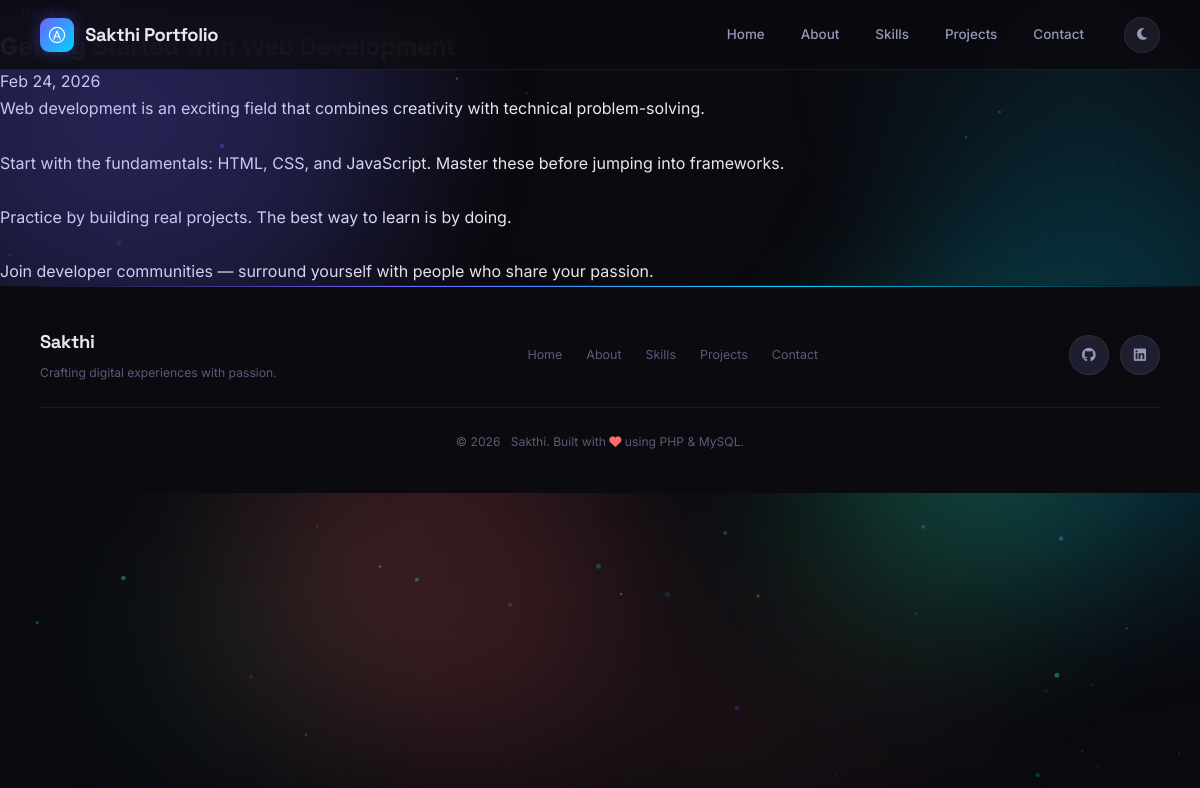
The page /note.php?id=1 on the database its author committed.
### tables this page shows
CREATE TABLE IF NOT EXISTS notes (
    id INT AUTO_INCREMENT PRIMARY KEY,
    title VARCHAR(200) NOT NULL,
    excerpt TEXT,
    content TEXT NOT NULL,
    published TINYINT(1) DEFAULT 0,
    created_at TIMESTAMP DEFAULT CURRENT_TIMESTAMP,
    updated_at TIMESTAMP DEFAULT CURRENT_TIMESTAMP ON UPDATE CURRENT_TIMESTAMP
);

CREATE TABLE IF NOT EXISTS profile (
    id INT PRIMARY KEY DEFAULT 1,
    name VARCHAR(100) NOT NULL DEFAULT 'Developer',
    headline VARCHAR(255) NOT NULL DEFAULT 'Full-Stack Developer',
    bio TEXT,
    email VARCHAR(100) NOT NULL DEFAULT 'hello@example.com',
    avatar VARCHAR(255) DEFAULT NULL,
    resume VARCHAR(255) DEFAULT NULL,
    github VARCHAR(255) DEFAULT NULL,
    linkedin VARCHAR(255) DEFAULT NULL,
    twitter VARCHAR(255) DEFAULT NULL,
    updated_at TIMESTAMP DEFAULT CURRENT_TIMESTAMP ON UPDATE CURRENT_TIMESTAMP
);

CREATE TABLE IF NOT EXISTS `social_links` (
    `id`            INT AUTO_INCREMENT PRIMARY KEY,
    `platform`      VARCHAR(50)  NOT NULL,
    `url`           VARCHAR(500) NOT NULL,
    `icon_class`    VARCHAR(100) DEFAULT 'fa-solid fa-link',
    `display_order` INT DEFAULT 0,
    `created_at`    TIMESTAMP DEFAULT CURRENT_TIMESTAMP
);

### includes/db.php (called while the page is built, shortened)
<?php
class Database {
    private static $instance = null;
    private $connection;
    private function __construct() {
        try {
            $this->connection = new mysqli(DB_HOST, DB_USER, DB_PASS, DB_NAME);
            $this->connection->set_charset('utf8mb4');
        } catch (mysqli_sql_exception $e) {
            error_log("Database connection failed: " . $e->getMessage());
            if (defined('DB_HOST') && DB_HOST === 'localhost') {
                die('<div style="font-family:sans-serif;padding:2rem;background:#1a1a24;color:#ff4444;border:1px solid #ff4444;border-radius:12px;margin:2rem;max-width:600px;">
                    <h2>⚠️ Database Connection Failed</h2>
                    <p>' . htmlspecialchars($e->getMessage()) . '</p>
                    <p style="color:#a0a0b0;margin-top:1rem;">Run <a href="' . BASE_URL . '/setup.php" style="color:#6c5ce7;">setup.php</a> to create the database.</p>
                </div>');
            } else {
                die("Database connection error. Please try again later.");
            }
        }
    }
    public static function getInstance() {
        if (self::$instance === null) {
            self::$instance = new self();
        }
        return self::$instance;
    }
    public function query($sql, $params = [], $types = '') {
        try {
            $stmt = $this->connection->prepare($sql);
            if (!empty($params)) {
                $stmt->bind_param($types, ...$params);
            }
            $stmt->execute();
            return $stmt;
        } catch (mysqli_sql_exception $e) {
            error_log("Query failed: " . $e->getMessage() . " | SQL: " . $sql);
            return false;
        }
    }
    public function getRow($sql, $params = [], $types = '') {
        $stmt = $this->query($sql, $params, $types);
        if ($stmt) {
            $result = $stmt->get_result();
            return $result->fetch_assoc();
        }
        return null;
    }
    public function getRows($sql, $params = [], $types = '') {
        $stmt = $this->query($sql, $params, $types);
        if ($stmt) {
            $result = $stmt->get_result();
            return $result->fetch_all(MYSQLI_ASSOC);
        }
        return [];
    }
}

### includes/functions.php (called while the page is built, shortened)
<?php
function escape($string)
{
    return htmlspecialchars($string ?? '', ENT_QUOTES | ENT_SUBSTITUTE, 'UTF-8');
}
function formatDate($date)
{
    return date('M j, Y', strtotime($date));
}
function sanitizeUrl($url)
{
    $url = trim($url ?? '');
    return filter_var($url, FILTER_SANITIZE_URL) ?: '';
}
function getProfile()
{
    $db = Database::getInstance();
    $profile = $db->getRow("SELECT * FROM profile WHERE id = 1");
    return $profile ?: [
        'name' => 'Developer',
        'headline' => 'Full-Stack Developer',
        'bio' => 'Building digital experiences.',
        'email' => 'hello@example.com',
        'avatar' => null,
        'resume' => null,
        'github' => null,
        'linkedin' => null,
        'twitter' => null,
    ];
}
function getSocialLinks()
{
    $db = Database::getInstance();
    return $db->getRows("SELECT * FROM social_links ORDER BY display_order ASC, id ASC") ?: [];
}
function getPublishedNote($id)
{
    $db = Database::getInstance();
    return $db->getRow("SELECT * FROM notes WHERE id = ? AND published = 1", [(int) $id], 'i');
}

### note.php (the view, shortened to what this page needs)
<?php
require_once 'includes/db.php';
require_once 'includes/functions.php';
$id = isset($_GET['id']) ? (int)$_GET['id'] : 0;
$note = getPublishedNote($id);
require_once 'includes/header.php';
?>
<article class="note-detail bento-grid">
    <div class="note-header bento-card">
        <a href="<?php echo BASE_URL; ?>/#garden" class="back-link">← Back to Garden</a>
        <h1><?php echo escape($note['title']); ?></h1>
        <time datetime="<?php echo $note['created_at']; ?>">
            <?php echo formatDate($note['created_at']); ?>
        </time>
    </div>
    <div class="note-content bento-card">
        <?php echo nl2br(escape($note['content'])); ?>
    </div>
</article>
<?php require_once 'includes/footer.php'; ?>

### includes/footer.php (shortened to what this page needs)
</main>
<?php
$profile = $profile ?? getProfile();
if (empty($isAdminPage)):
    ?>
    <footer class="site-footer" role="contentinfo">
        <div class="footer-inner">
            <div class="footer-brand">
                <span class="footer-logo"><?php echo escape($profile['name'] ?? SITE_NAME); ?></span>
                <p class="footer-tagline">Crafting digital experiences with passion.</p>
            </div>
            <nav class="footer-nav" aria-label="Footer navigation">
                <a href="#hero">Home</a>
                <a href="#about">About</a>
                <a href="#skills">Skills</a>
                <a href="#projects">Projects</a>
                <a href="#contact">Contact</a>
            </nav>
            <div class="footer-social">
                <?php
                $footerSocials = getSocialLinks();
                if ($footerSocials):
                    foreach ($footerSocials as $sl):
                        $url = sanitizeUrl($sl['url']);
                        ?>
                        <a href="<?php echo escape($url); ?>" target="_blank" rel="noopener noreferrer"
                            aria-label="<?php echo escape($sl['platform']); ?>" class="social-icon-btn">
                            <i class="<?php echo escape($sl['icon_class']); ?>" aria-hidden="true"></i>
                        </a>
                    <?php endforeach; endif; ?>
            </div>
        </div>
        <div class="footer-bottom">
            <p>&copy; <?php echo date('Y'); ?> &nbsp;
                <?php echo escape($profile['name'] ?? SITE_NAME); ?>.
                Built with <i class="fa-solid fa-heart"></i> using PHP &amp; MySQL.
            </p>
        </div>
    </footer>
<?php endif; ?>
</body>
</html>

### assets/css/style.css (style rules this page uses)
:root { --bg: #0a0a0f; --bg2: #111118; --bg3: #1a1a24; --card: #13131c; --card2: #1e1e2e; --stroke: rgba(108, 99, 255, 0.18); --stroke2: rgba(255, 255, 255, 0.07); --violet: #6c63ff; --violet2: #8b83ff; --cyan: #00d4ff; --coral: #ff6b6b; --green: #39d98a; --gold: #ffd166; --ink: #e8e8f0; --ink2: #9898b8; --ink3: #5a5a7a; --glow-v: rgba(108, 99, 255, 0.35); --glow-c: rgba(0, 212, 255, 0.25); --shadow-sm: 0 2px 12px rgba(0, 0, 0, .4); --shadow-card: 0 8px 32px rgba(0, 0, 0, .5); --shadow-hover: 0 20px 56px rgba(108, 99, 255, .2); --shadow-glow: 0 0 40px rgba(108, 99, 255, .25); --radius: 16px; --radius-sm: 10px; --radius-pill: 100px; --tr: .22s ease; --font: 'Inter', sans-serif; --font-head: 'Space Grotesk', sans-serif; --navbar-h: 70px; }
*, *::before, *::after { box-sizing: border-box; margin: 0; padding: 0 }
html { scroll-behavior: smooth }
body { font-family: var(--font); background: var(--bg); color: var(--ink); overflow-x: hidden; line-height: 1.7; }
a { color: var(--violet); text-decoration: none; transition: color var(--tr) }
.social-icon-btn { width: 40px; height: 40px; border-radius: 50%; background: var(--card2); border: 1px solid var(--stroke2); display: flex; align-items: center; justify-content: center; color: var(--ink2); font-size: .88rem; transition: all .25s; text-decoration: none; }
.site-footer { background: var(--bg); color: var(--ink); padding: 2.5rem 2.5rem; position: relative; z-index: 1; border-top: 1px solid var(--stroke2); }
.site-footer::before { content: ''; position: absolute; top: 0; left: 0; right: 0; height: 1px; background: linear-gradient(90deg, transparent, var(--violet), var(--cyan), transparent); }
.footer-inner { max-width: 1200px; margin: 0 auto; display: flex; justify-content: space-between; align-items: center; gap: 2rem; }
.footer-logo { font-family: var(--font-head); font-weight: 700; font-size: 1.15rem; letter-spacing: -.02em; display: block; margin-bottom: .3rem; color: var(--ink); }
.footer-tagline { font-size: .76rem; color: var(--ink3) }
.footer-nav { display: flex; gap: 1.5rem; flex-wrap: wrap; align-items: center }
.footer-nav a { font-size: .78rem; color: var(--ink3); transition: color var(--tr) }
.footer-social { display: flex; gap: .7rem }
.footer-bottom { max-width: 1200px; margin: 1.5rem auto 0; padding-top: 1.5rem; border-top: 1px solid var(--stroke2); text-align: center; font-size: .76rem; color: var(--ink3); }
.footer-bottom .fa-heart { color: var(--coral); font-size: .76rem }

### rows shown on the page
notes: title "Getting Started with Web Development", created_at "Feb 24, 2026", content "Web development is an exciting field that combines creativity with technical problem-solving. Start with the fundamentals: HTML, CSS, and JavaScript. Master these before jumping into frameworks. Practice by building real projects. The best way to learn is by doing. Join developer communities — surround yourself with people who share your passion."
profile: name "Sakthi"

### other values the page prints
SITE_NAME "Sakthi Portfolio"
